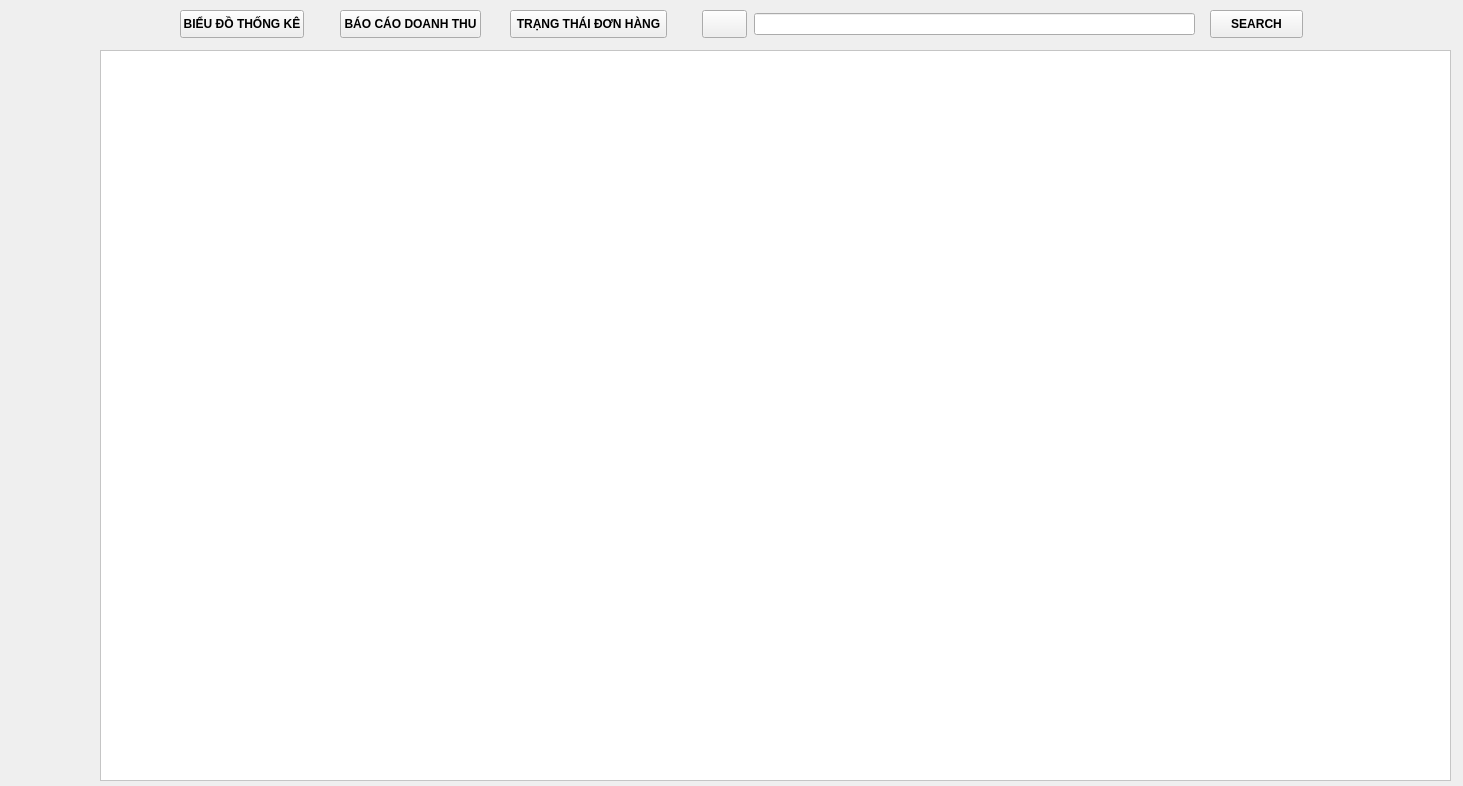
<?xml version="1.0" encoding="UTF-8"?>
<ui version="4.0">
 <class>managerwg</class>
 <widget class="QWidget" name="managerwg">
  <property name="geometry">
   <rect>
    <x>0</x>
    <y>0</y>
    <width>1463</width>
    <height>786</height>
   </rect>
  </property>
  <property name="font">
   <font>
    <weight>75</weight>
    <bold>true</bold>
   </font>
  </property>
  <property name="windowTitle">
   <string>Widget</string>
  </property>
  <property name="styleSheet">
   <string notr="true"/>
  </property>
  <widget class="QPushButton" name="back">
   <property name="geometry">
    <rect>
     <x>702</x>
     <y>10</y>
     <width>45</width>
     <height>28</height>
    </rect>
   </property>
   <property name="text">
    <string/>
   </property>
  </widget>
  <widget class="QLineEdit" name="search">
   <property name="geometry">
    <rect>
     <x>754</x>
     <y>13</y>
     <width>441</width>
     <height>22</height>
    </rect>
   </property>
  </widget>
  <widget class="QPushButton" name="searchbt">
   <property name="geometry">
    <rect>
     <x>1210</x>
     <y>10</y>
     <width>93</width>
     <height>28</height>
    </rect>
   </property>
   <property name="text">
    <string>SEARCH</string>
   </property>
  </widget>
  <widget class="QPushButton" name="thongke">
   <property name="geometry">
    <rect>
     <x>180</x>
     <y>10</y>
     <width>124</width>
     <height>28</height>
    </rect>
   </property>
   <property name="text">
    <string>BIỂU ĐỒ THỐNG KÊ</string>
   </property>
  </widget>
  <widget class="QPushButton" name="pushButton_2">
   <property name="geometry">
    <rect>
     <x>340</x>
     <y>10</y>
     <width>141</width>
     <height>28</height>
    </rect>
   </property>
   <property name="text">
    <string>BÁO CÁO DOANH THU</string>
   </property>
  </widget>
  <widget class="QPushButton" name="pushButton">
   <property name="geometry">
    <rect>
     <x>510</x>
     <y>10</y>
     <width>157</width>
     <height>28</height>
    </rect>
   </property>
   <property name="text">
    <string>TRẠNG THÁI ĐƠN HÀNG</string>
   </property>
  </widget>
  <widget class="QTableWidget" name="table">
   <property name="geometry">
    <rect>
     <x>100</x>
     <y>50</y>
     <width>1351</width>
     <height>731</height>
    </rect>
   </property>
   <property name="styleSheet">
    <string notr="true">background-color: rgb(255, 255, 255);</string>
   </property>
   <attribute name="horizontalHeaderCascadingSectionResizes">
    <bool>true</bool>
   </attribute>
   <attribute name="horizontalHeaderShowSortIndicator" stdset="0">
    <bool>true</bool>
   </attribute>
   <attribute name="horizontalHeaderStretchLastSection">
    <bool>true</bool>
   </attribute>
   <attribute name="verticalHeaderCascadingSectionResizes">
    <bool>true</bool>
   </attribute>
   <attribute name="verticalHeaderShowSortIndicator" stdset="0">
    <bool>true</bool>
   </attribute>
  </widget>
 </widget>
 <tabstops>
  <tabstop>table</tabstop>
 </tabstops>
 <resources/>
 <connections/>
</ui>
